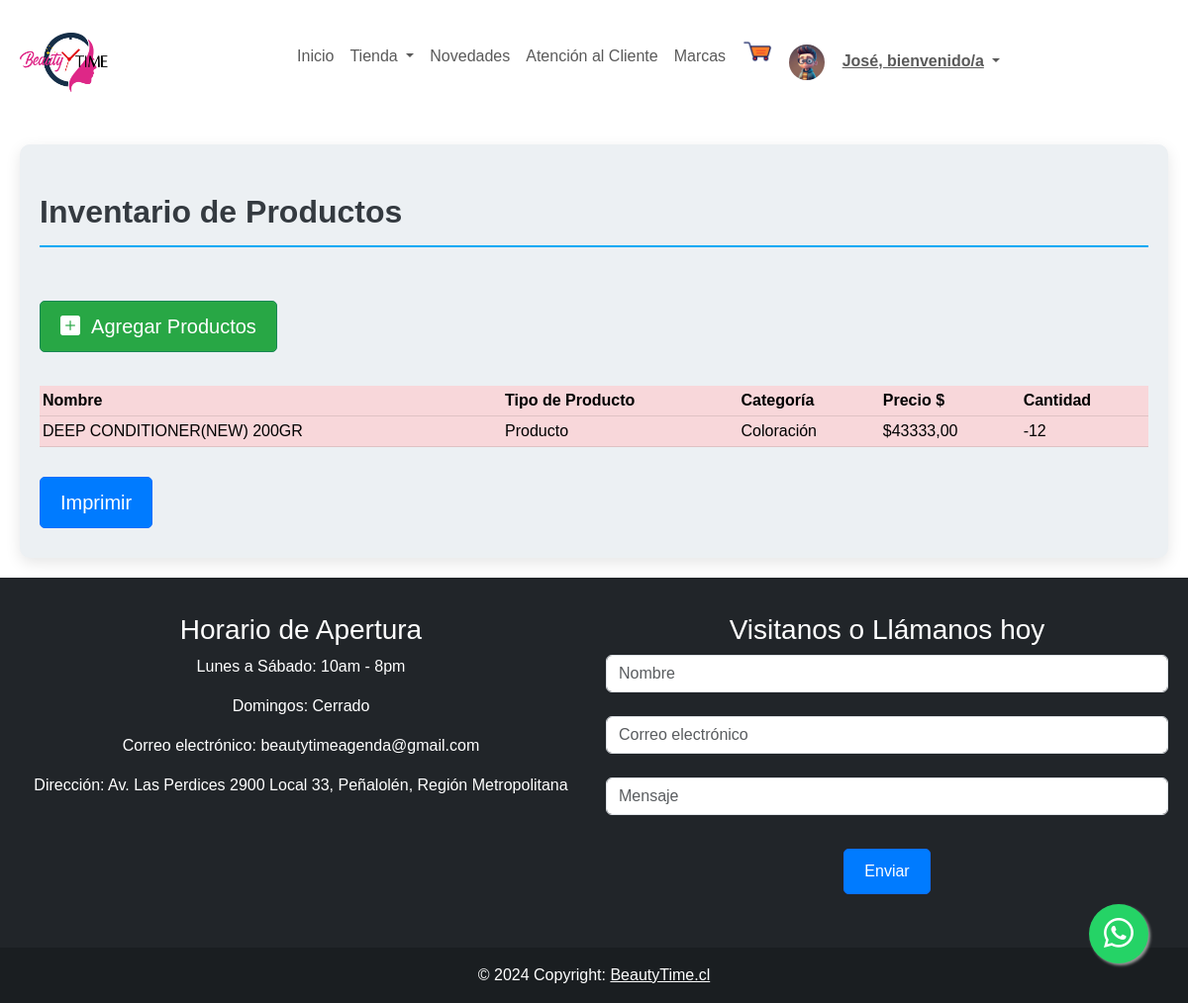
The app's page /paginas/inventario (signed in), older data.
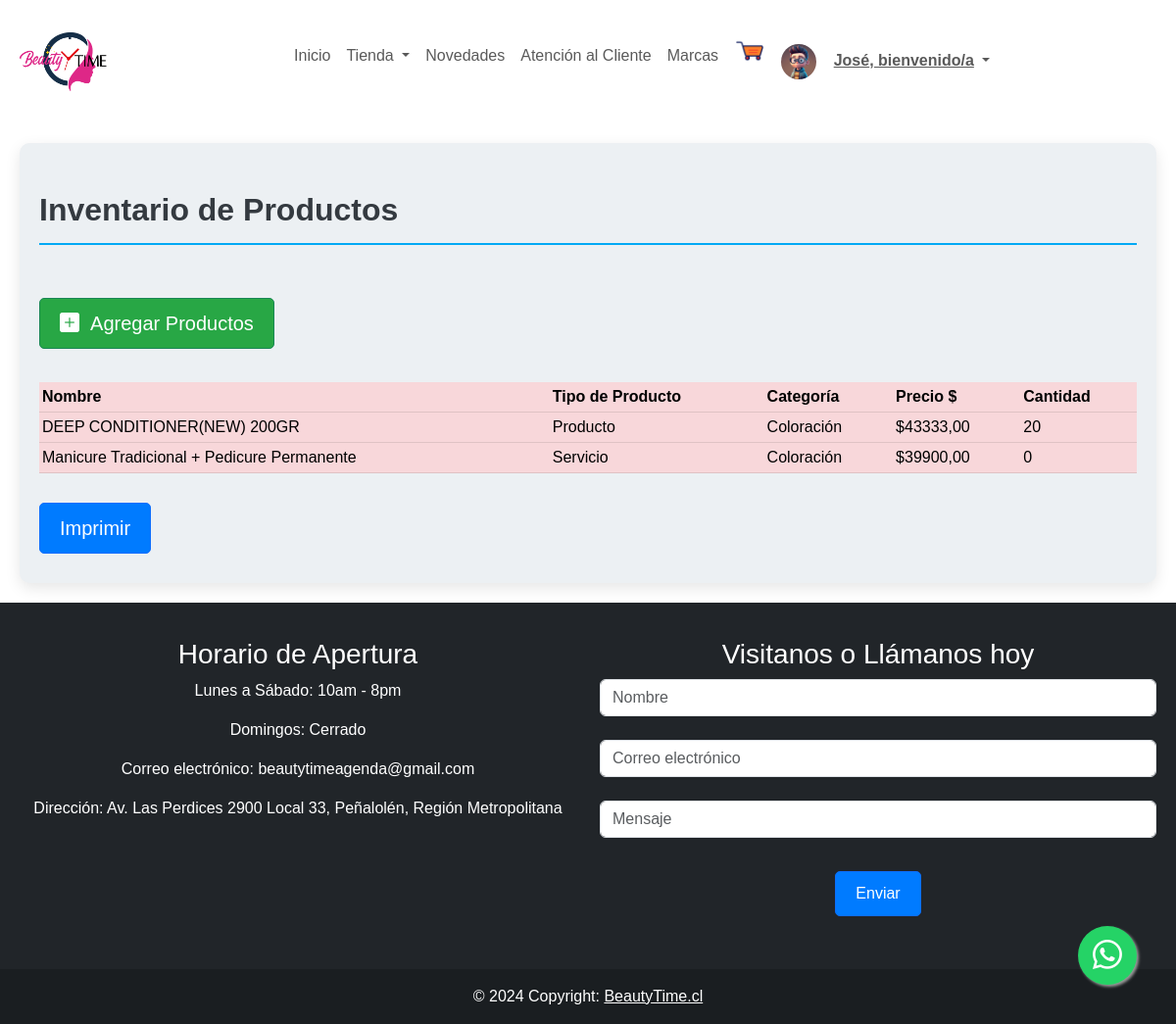
The same page, newer data.
### core/models.py (models this page shows, shortened)
class Producto(models.Model):
    CATEGORIA_PRODUCTO = [
        ('Coloración', 'Coloración'),
        ('Tratamientos', 'Tratamientos'),
        ('Línea Rubias', 'Línea Rubias'),
        ('Shampoo & Acondicionadores', 'Shampoo & Acondicionadores'),
        ('Styling & Aftercare', 'Styling & Aftercare'),
        ('Herramientas', 'Herramientas'),
    ]
    CATEGORIA_SERVICIO = [
        ('Manicure y Pedicure', 'Manicure y Pedicure'),
        ('Masajes', 'Masajes'),
        ('Maquillaje para eventos', 'Maquillaje para eventos'),
        ('Depilación', 'Depilación'),
        ('Tratamientos Faciales', 'Tratamientos Faciales'),
        ('Colorimetría', 'Colorimetría'),
    ]
    TIPO = [
        ('producto', 'Producto'),
        ('servicio', 'Servicio'),
    ]
    id_producto = models.CharField(max_length = 255, unique = True, null = True, blank= True)
    nombre = models.CharField(max_length=45, null=True)
    descripcion = models.CharField(max_length=255, null=True, blank=True)
    categoria = models.CharField(max_length=255, null=True, choices=CATEGORIA_PRODUCTO + CATEGORIA_SERVICIO)
    costo = models.DecimalField(max_digits=10, decimal_places=2, null=True)
    picture = models.ImageField(upload_to='media/items/', null=True)
    tipo = models.CharField(max_length=10, choices=TIPO)
    cantidad = models.IntegerField(default=0)
    class Meta:
        verbose_name = 'producto'
        verbose_name_plural = 'productos'
        ordering = ['tipo']

### core/views.py (the view)
# urls.py: path('paginas/inventario', views.inventarioProducto, name="inventario"),
@login_required
def inventarioProducto(request):
    productos = Producto.objects.all()
    form_editar = editarProductoForm()
    context = {
        'productos': productos,
        'form_editar':form_editar
    }
    return render(request, 'inventario/inventario.html', context)

### core/cart.py (called while the page is built, shortened)
  def __iter__(self):
    cart = copy.deepcopy(self.cart)
    productos = Producto.objects.filter(id__in=cart)
    for producto in productos:
      cart[str(producto.id)]["producto"] = producto

### core/context_processors.py (called while the page is built)
def cart_badge(request):
    cart = Cart(request)
    item_count = sum(item['cantidad'] for item in cart)
    return {'cart_badge': item_count}

### core/templates/inventario/inventario.html (shortened to what this page needs)
{% extends "base/base.html" %}
{% load widget_tweaks %}
{% load static %}
{% block css %}
<link rel="stylesheet" href="{% static 'css/productos.css' %}">
{% endblock %}
{% block template %}
<div class="container">
    <div class="row">
        <div class="col-md-12">
            <div class="wrapper">
                <div class="text-left mt-4 name">
                    Inventario de Productos
                </div>
                <div class="table-responsive">
                    <table class="table table-danger table-hover" id="tableinventario">
                        <br>
                        {% if user.is_staff %}
                        <a class="btn btn-success btn-lg" href="{% url 'agregarProducto' %}"><i
                                class="bi bi-plus-square-fill"></i>&nbsp;&nbsp;Agregar Productos</a>
                        <br><br>
                        {% endif %}
                        <thead>
                            <tr class="table-danger">
                                <th>Nombre</th>
                                <th>Tipo de Producto</th>
                                <th>Categoría</th>
                                <th>Precio $</th>
                                <th>Cantidad</th>
                            </tr>
                        </thead>
                        <tbody class="text-danger">
                            {% for i in productos %}
                            <tr class="table-danger">
                                <td class="table-danger">{{i.nombre}}</td>
                                <td>{{i.tipo|title}}</td>
                                <td class="table-danger">{{i.categoria}}</td>
                                <td class="table-danger">${{i.costo}}</td>
                                <td class="table-danger">{{i.cantidad}}</td>
                            </tr>
                            {% endfor %}
                        </tbody>
                    </table>
                    <a href="{% url 'verInventario'%}" class="btn btn-lg btn-primary">Imprimir</a>
                </div>
                </div>
            </div>
        </div>
    </div>
{% endblock %}

Row changes from the older to the newer data that the page shows:
changed Producto "DEEP CONDITIONER(NEW) 200GR": cantidad "-12" → "20"
added Producto: nombre "Manicure Tradicional + Pedicure Permanente", tipo "Servicio", categoria "Coloración", costo "39900,00", cantidad "0"
